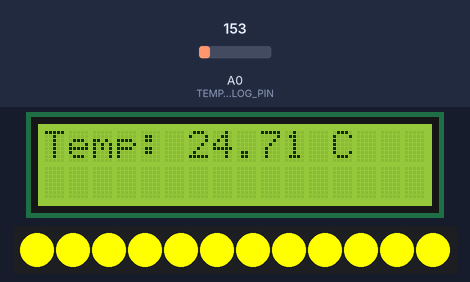
Bench run of a sketch on a simulated Arduino Uno, built with avr-gcc and run on an emulated ATmega328P. Shown: 16×2 character LCD, 12 RGB LEDs in strip order, left to right. The inputs (shaded band) are chosen by the test bench; at power-on: A0 (TEMP_ANALOG_PIN) = 153.

Above: at 1.2 s.
1.3 s: A0 (TEMP_ANALOG_PIN) set to 171
At 3.0 s:
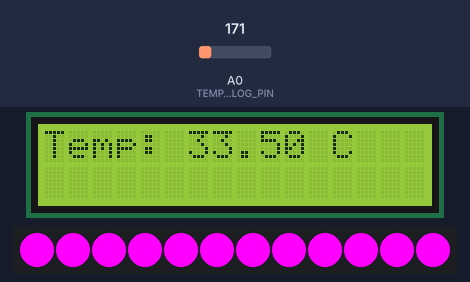
3.6 s: A0 (TEMP_ANALOG_PIN) set to 133
At 5.3 s:
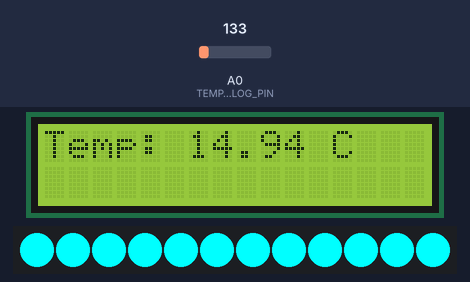
5.6 s: A0 (TEMP_ANALOG_PIN) set to 115
At 6.9 s:
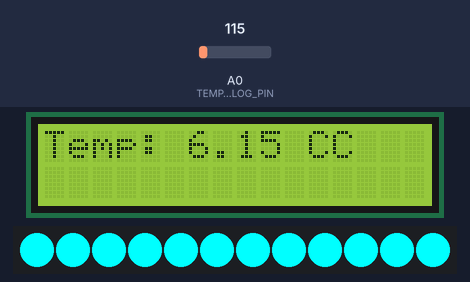
Timing chart, 0 to 8.6 s (numbered marks = the images above; inputs shaded):
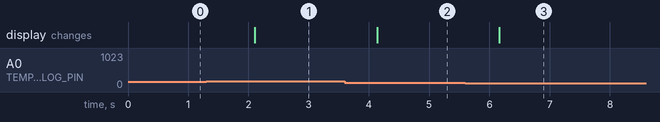

The sketch:

tempTechCap.ino
```cpp
#include <Wire.h> // Biblioteca para la comunicación I2C
#include <LiquidCrystal_I2C.h> // Biblioteca para controlar la pantalla LCD con I2C
#include <Adafruit_NeoPixel.h> // Biblioteca para controlar los LEDs NeoPixel

// Definición de pines
#define PIXEL_PIN 7 // Pin digital al que está conectado el anillo de LEDs NeoPixel
#define NUM_PIXELS 12 // Número de LEDs en el anillo NeoPixel
#define TEMP_ANALOG_PIN A0 // Pin analógico para leer el valor del sensor de temperatura
#define TEMP_DIGITAL_PIN 2 // Pin digital para el sensor de temperatura (no se usa en este caso)

// Definición de colores en formato RGB (Rojo, Verde, Azul)
const uint32_t YELLOW = Adafruit_NeoPixel::Color(255, 255, 0); // Amarillo
const uint32_t CYAN = Adafruit_NeoPixel::Color(0, 255, 255); // Cian
const uint32_t MAGENTA = Adafruit_NeoPixel::Color(255, 0, 255); // Magenta

// Inicialización del anillo de LEDs NeoPixel
Adafruit_NeoPixel pixels(NUM_PIXELS, PIXEL_PIN, NEO_GRB + NEO_KHZ800);

// Inicialización del LCD con la dirección I2C (0x27) y tamaño de la pantalla (16 columnas, 2 filas)
LiquidCrystal_I2C lcd(0x27, 16, 2);

void setup() {
  // Inicializar el LCD
  lcd.init(); // Inicializa la pantalla LCD
  lcd.backlight(); // Enciende la luz de fondo del LCD

  // Inicializar el anillo de LEDs
  pixels.begin(); // Inicializa el anillo de LEDs NeoPixel
  pixels.show(); // Apaga todos los LEDs inicialmente

  // Configurar el pin del sensor de temperatura como entrada
  pinMode(TEMP_DIGITAL_PIN, INPUT); // Configura el pin digital del sensor de temperatura como entrada
}

void loop() {
  // Leer el valor del sensor de temperatura
  int tempReading = analogRead(TEMP_ANALOG_PIN); // Lee el valor analógico del sensor de temperatura
  float voltage = tempReading * 5.0 / 1024.0; // Convierte el valor leído a voltaje
  float temperatureC = (voltage - 0.5) * 100.0; // Convierte el voltaje a grados Celsius

  // Mostrar la temperatura en el LCD
  lcd.setCursor(0, 0); // Coloca el cursor en la primera columna, primera fila
  lcd.print("Temp: "); // Muestra el texto "Temp: " en la pantalla LCD
  lcd.print(temperatureC); // Muestra el valor de la temperatura en la pantalla LCD
  lcd.print(" C"); // Muestra el símbolo de grados Celsius en la pantalla LCD

  // Actualizar el color del anillo de LEDs según la temperatura
  if (temperatureC < 20) { // Si la temperatura es menor a 20 grados Celsius
    setRingColor(CYAN); // Cambia el color del anillo de LEDs a cian
  } else if (temperatureC >= 20 && temperatureC < 30) { // Si la temperatura está entre 20 y 30 grados Celsius
    setRingColor(YELLOW); // Cambia el color del anillo de LEDs a amarillo
  } else { // Si la temperatura es mayor o igual a 30 grados Celsius
    setRingColor(MAGENTA); // Cambia el color del anillo de LEDs a magenta
  }

  delay(1000); // Espera 1 segundo antes de actualizar nuevamente
}

// Función para cambiar el color del anillo de LEDs
void setRingColor(uint32_t color) {
  for (int i = 0; i < NUM_PIXELS; i++) { // Recorre todos los LEDs en el anillo
    pixels.setPixelColor(i, color); // Establece el color del LED actual
  }
  pixels.show(); // Actualiza el anillo de LEDs para mostrar el nuevo color
}
```

Measured:
- the behaviour switches between 163 and 164 on A0 (TEMP_ANALOG_PIN) (found by bisection; images 0 and 1)
- the behaviour switches between 123 and 122 on A0 (TEMP_ANALOG_PIN) (found by bisection; images 2 and 3)
- after the input at 1.3 s, the display: changes after 0.81 s (image 1)
- after the input at 3.6 s, the display: changes after 0.54 s (image 2)
- after the input at 5.6 s, the display: changes after 0.56 s (image 3)
